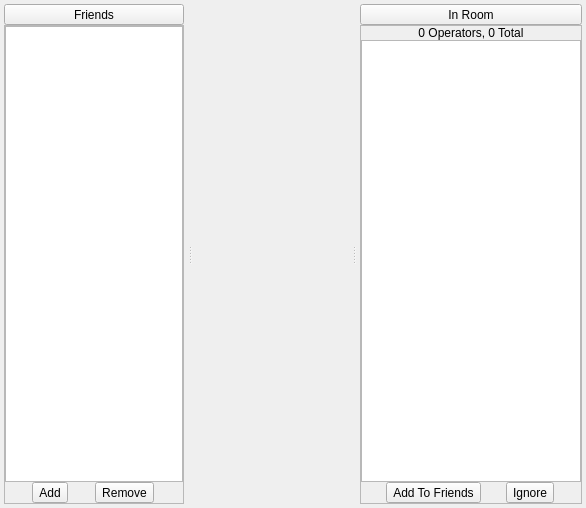
<?xml version="1.0" encoding="UTF-8"?>
<ui version="4.0">
 <class>WidgetIRCSidebars</class>
 <widget class="QWidget" name="WidgetIRCSidebars">
  <property name="geometry">
   <rect>
    <x>0</x>
    <y>0</y>
    <width>586</width>
    <height>508</height>
   </rect>
  </property>
  <property name="windowTitle">
   <string>Chat</string>
  </property>
  <property name="windowIcon">
   <iconset resource="../Resource.qrc">
    <normaloff>:/Resource/Chat/Chat.png</normaloff>:/Resource/Chat/Chat.png</iconset>
  </property>
  <layout class="QVBoxLayout" name="verticalLayout">
   <property name="spacing">
    <number>0</number>
   </property>
   <property name="margin">
    <number>0</number>
   </property>
   <item>
    <widget class="QSplitter" name="splitterChat">
     <property name="contextMenuPolicy">
      <enum>Qt::CustomContextMenu</enum>
     </property>
     <property name="orientation">
      <enum>Qt::Horizontal</enum>
     </property>
     <widget class="QFrame" name="frameChatLeftSidebar">
      <property name="maximumSize">
       <size>
        <width>188</width>
        <height>16777215</height>
       </size>
      </property>
      <property name="styleSheet">
       <string notr="true"/>
      </property>
      <property name="frameShape">
       <enum>QFrame::NoFrame</enum>
      </property>
      <property name="frameShadow">
       <enum>QFrame::Raised</enum>
      </property>
      <layout class="QVBoxLayout" name="verticalLayoutLeftSidebar">
       <property name="spacing">
        <number>4</number>
       </property>
       <property name="margin">
        <number>4</number>
       </property>
       <item>
        <layout class="QGridLayout" name="gridLayoutChatFriendsTask">
         <property name="spacing">
          <number>0</number>
         </property>
         <item row="0" column="0">
          <widget class="QToolButton" name="toolButtonChatFriendsHeader">
           <property name="sizePolicy">
            <sizepolicy hsizetype="Expanding" vsizetype="Fixed">
             <horstretch>0</horstretch>
             <verstretch>0</verstretch>
            </sizepolicy>
           </property>
           <property name="styleSheet">
            <string notr="true"/>
           </property>
           <property name="text">
            <string>Friends</string>
           </property>
           <property name="icon">
            <iconset resource="../Resource.qrc">
             <normaloff>:/Resource/Chat/Friends.png</normaloff>:/Resource/Chat/Friends.png</iconset>
           </property>
           <property name="checkable">
            <bool>false</bool>
           </property>
           <property name="checked">
            <bool>false</bool>
           </property>
           <property name="toolButtonStyle">
            <enum>Qt::ToolButtonTextBesideIcon</enum>
           </property>
          </widget>
         </item>
         <item row="1" column="0">
          <widget class="QFrame" name="frameChatFriendsTask">
           <property name="sizePolicy">
            <sizepolicy hsizetype="Preferred" vsizetype="MinimumExpanding">
             <horstretch>0</horstretch>
             <verstretch>1</verstretch>
            </sizepolicy>
           </property>
           <property name="maximumSize">
            <size>
             <width>16777215</width>
             <height>16777215</height>
            </size>
           </property>
           <property name="styleSheet">
            <string notr="true"/>
           </property>
           <property name="frameShape">
            <enum>QFrame::StyledPanel</enum>
           </property>
           <property name="frameShadow">
            <enum>QFrame::Sunken</enum>
           </property>
           <layout class="QGridLayout" name="gridLayout_51">
            <property name="margin">
             <number>0</number>
            </property>
            <property name="spacing">
             <number>0</number>
            </property>
            <item row="1" column="0">
             <layout class="QGridLayout" name="gridLayoutChatFriendsButtons">
              <item row="0" column="0">
               <widget class="QToolButton" name="toolButtonChatFriendAdd">
                <property name="text">
                 <string>Add</string>
                </property>
                <property name="icon">
                 <iconset resource="../Resource.qrc">
                  <normaloff>:/Resource/Generic/Add.png</normaloff>:/Resource/Generic/Add.png</iconset>
                </property>
                <property name="iconSize">
                 <size>
                  <width>20</width>
                  <height>20</height>
                 </size>
                </property>
                <property name="toolButtonStyle">
                 <enum>Qt::ToolButtonTextBesideIcon</enum>
                </property>
               </widget>
              </item>
              <item row="0" column="1">
               <widget class="QToolButton" name="toolButtonChatFriendRemove">
                <property name="text">
                 <string>Remove</string>
                </property>
                <property name="icon">
                 <iconset resource="../Resource.qrc">
                  <normaloff>:/Resource/Generic/Remove.png</normaloff>:/Resource/Generic/Remove.png</iconset>
                </property>
                <property name="iconSize">
                 <size>
                  <width>20</width>
                  <height>20</height>
                 </size>
                </property>
                <property name="toolButtonStyle">
                 <enum>Qt::ToolButtonTextBesideIcon</enum>
                </property>
               </widget>
              </item>
             </layout>
            </item>
            <item row="0" column="0">
             <widget class="QListView" name="listViewChatFriends">
              <property name="styleSheet">
               <string notr="true"/>
              </property>
             </widget>
            </item>
           </layout>
          </widget>
         </item>
        </layout>
       </item>
      </layout>
     </widget>
     <widget class="QWidget" name="layoutWidget">
      <layout class="QVBoxLayout" name="verticalLayoutChatMiddle">
       <property name="spacing">
        <number>0</number>
       </property>
       <property name="margin">
        <number>0</number>
       </property>
      </layout>
     </widget>
     <widget class="QFrame" name="frameChatRightSidebar">
      <property name="maximumSize">
       <size>
        <width>230</width>
        <height>16777215</height>
       </size>
      </property>
      <property name="styleSheet">
       <string notr="true"/>
      </property>
      <property name="frameShape">
       <enum>QFrame::NoFrame</enum>
      </property>
      <property name="frameShadow">
       <enum>QFrame::Raised</enum>
      </property>
      <layout class="QGridLayout" name="gridLayout_46">
       <property name="margin">
        <number>4</number>
       </property>
       <property name="spacing">
        <number>4</number>
       </property>
       <item row="0" column="0">
        <layout class="QGridLayout" name="gridLayoutChatUsersTask">
         <property name="spacing">
          <number>0</number>
         </property>
         <item row="2" column="0">
          <widget class="QFrame" name="frameChatUsersTask">
           <property name="maximumSize">
            <size>
             <width>16777215</width>
             <height>16777215</height>
            </size>
           </property>
           <property name="styleSheet">
            <string notr="true"/>
           </property>
           <property name="frameShape">
            <enum>QFrame::StyledPanel</enum>
           </property>
           <property name="frameShadow">
            <enum>QFrame::Sunken</enum>
           </property>
           <layout class="QGridLayout" name="gridLayout_41">
            <property name="margin">
             <number>0</number>
            </property>
            <property name="spacing">
             <number>0</number>
            </property>
            <item row="2" column="0">
             <layout class="QGridLayout" name="gridLayoutChatUsersButtons">
              <item row="0" column="0">
               <widget class="QToolButton" name="toolButtonChatAddFriend">
                <property name="text">
                 <string>Add To Friends</string>
                </property>
                <property name="icon">
                 <iconset resource="../Resource.qrc">
                  <normaloff>:/Resource/Generic/Add.png</normaloff>:/Resource/Generic/Add.png</iconset>
                </property>
                <property name="iconSize">
                 <size>
                  <width>20</width>
                  <height>20</height>
                 </size>
                </property>
                <property name="toolButtonStyle">
                 <enum>Qt::ToolButtonTextBesideIcon</enum>
                </property>
               </widget>
              </item>
              <item row="0" column="1">
               <widget class="QToolButton" name="toolButtonChatIgnore">
                <property name="text">
                 <string>Ignore</string>
                </property>
                <property name="icon">
                 <iconset resource="../Resource.qrc">
                  <normaloff>:/Resource/Generic/Ban.png</normaloff>:/Resource/Generic/Ban.png</iconset>
                </property>
                <property name="iconSize">
                 <size>
                  <width>20</width>
                  <height>20</height>
                 </size>
                </property>
                <property name="toolButtonStyle">
                 <enum>Qt::ToolButtonTextBesideIcon</enum>
                </property>
               </widget>
              </item>
             </layout>
            </item>
            <item row="0" column="0">
             <widget class="QLabel" name="labelChatUsersCount">
              <property name="text">
               <string>0 Operators, 0 Total</string>
              </property>
              <property name="alignment">
               <set>Qt::AlignCenter</set>
              </property>
             </widget>
            </item>
            <item row="1" column="0">
             <widget class="QListView" name="listViewChatUsers">
              <property name="styleSheet">
               <string notr="true"/>
              </property>
              <property name="iconSize">
               <size>
                <width>16</width>
                <height>16</height>
               </size>
              </property>
             </widget>
            </item>
           </layout>
          </widget>
         </item>
         <item row="1" column="0">
          <widget class="QToolButton" name="toolButtonChatUsersHeader">
           <property name="sizePolicy">
            <sizepolicy hsizetype="Expanding" vsizetype="Fixed">
             <horstretch>0</horstretch>
             <verstretch>0</verstretch>
            </sizepolicy>
           </property>
           <property name="styleSheet">
            <string notr="true"/>
           </property>
           <property name="text">
            <string>In Room</string>
           </property>
           <property name="icon">
            <iconset resource="../Resource.qrc">
             <normaloff>:/Resource/Chat/Users.png</normaloff>:/Resource/Chat/Users.png</iconset>
           </property>
           <property name="toolButtonStyle">
            <enum>Qt::ToolButtonTextBesideIcon</enum>
           </property>
          </widget>
         </item>
        </layout>
       </item>
      </layout>
     </widget>
    </widget>
   </item>
  </layout>
 </widget>
 <resources>
  <include location="../Resource.qrc"/>
 </resources>
 <connections/>
</ui>
